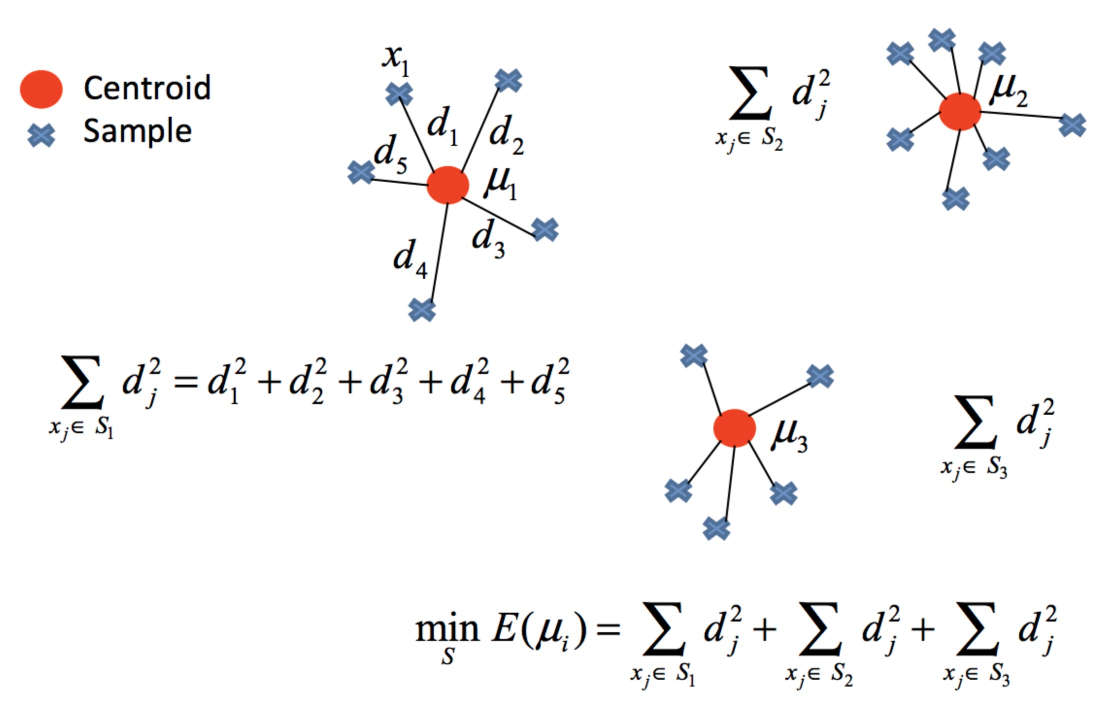
#> input picture 2o/2n sem/psiv/grups/Lab_13/Lab_13/teoria.jpg, 2210 x 1426 px (shown at 1/2 size)
$ jupyter execute --allow-errors LabGrup13_Segmentation_KMeans.ipynb
#> lines starting #> are read from the running program, lines starting #| are printed output that depends on the picture; after the words box and inside, x2 and y2 are one past the last pixel; in counts of white or black regions, pixels touching at a corner belong together
## **Lab13 - Segmentation: KMeans**
**Grup:** 9

Adriana Avilés (1676127),

Anna Garcia (1665817),

David Morillo (1666540),

Paula Franco (1674234)

Els objectius d'aquest laboratori són:

- Entendre com funciona l'algorisme de K-means.
- Treballar amb el mòdul KMeans que ens proporciona la llibreria sklearn.
- Quantització d'una imatge mitjançant K-means.
- Segmentació d'una imatge utilitzant K-means.
- Experimentar amb els paràmetres de la funció KMeans.

## Importem les llibreries necessaries.

[cell 1]
import numpy as np
import matplotlib.pyplot as plt
import scipy
import skimage
from sklearn.cluster import KMeans
import cv2
from PIL import Image
import time
import cv2 as cv

[cell 2]
def display_256(img):
    plt.imshow(img, vmin = 0, vmax = 255)

# Funcionament de l'algorisme de K-means

 K-means és un algorisme de classificació no supervisada (clusterització) que agrupa objectes en k grups basant-se en les seves característiques. El grup o clúster és determinat minimitzant la suma de les distàncies entre cada objecte i el centroid del seu grup. Normalment, s'utilitza la distància quadràtica.

L'algorisme consta de tres passos:

1. Inicialització: Un cop determinat el nombre de grups, k, es col·loquen k centroides a l'espai de les dades, per exemple, escollint-los de manera aleatòria.
2. Assignació d'objectes als centroides: Cada objecte de les dades és assignat al centroid més proper.
3. Actualització dels centroides: La posició del centroid de cada grup s'actualitza prenent com a nou centroid la posició de la mitjana dels objectes que pertanyen a aquest grup.

Aquests passos 2 i 3 es repeteixen fins que els centroides no es mouen, o es mouen per sota d'una distància umbral en cada pas.

[cell 3]
display_256(cv2.imread('teoria.jpg'))

L'algorisme K-means resol un problema d'optimització, on la funció a minimitzar és la suma de les distàncies quadràtiques de cada objecte al centroid del seu clúster.

## **Tasca 1 - Quantització d'una imatge mitjançant K-means.  (3 punts)**

En aquesta tasca, utilitzarem l'algorisme K-means per reduir el nombre de colors d'una imatge, un procés conegut com a quantització d'imatges. La quantització d'imatges és una tècnica de processament d'imatges que consisteix a reduir el nombre de colors utilitzats en una imatge, mentre es manté el seu aspecte visual general. Per tant, una de les aplicacions de K-Means és la compressió de dades.

1. Carregareu una imatge i convertiu-la a RGB utilitzant la llibreria cv2.

[cell 4]
tenda = cv2.imread('tenda.jpg')
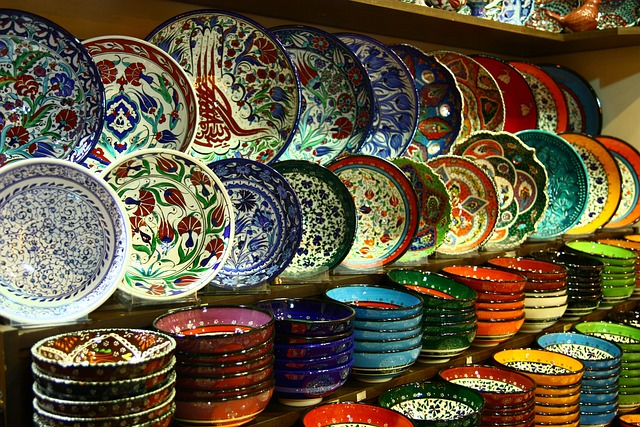
#> input picture 2o/2n sem/psiv/grups/Lab_13/Lab_13/tenda.jpg, 640 x 427 px
#> tenda is the input picture: shape (427, 640, 3); mean B, G, R 64.2, 88.1, 97.8
tenda = cv2.cvtColor(tenda, cv2.COLOR_BGR2RGB)

2. Comproveu i mostreu per pantalla les dimensions de la imatge (files, columnes i canals).

[cell 5]
print(f'Files: {tenda.shape[0]}, Columnes: {tenda.shape[1]}, Canals: {tenda.shape[2]}')
#| Files: 427, Columnes: 640, Canals: 3

3. Creeu un array amb tantes files com píxels i, per a cada fila, 3 columnes, una per a cada intensitat de color (vermell, verd i blau).

[cell 6]
X = tenda.reshape(-1, 3)
print(f'Files: {X.shape[0]}, Columnes: {X.shape[1]}')
#| Files: 273280, Columnes: 3

4. Compteu el nombre de colors de la imatge.

[cell 7]
colors = np.unique(tenda, axis=0, return_counts=True)
num_colors = colors[0].shape[0]
#> num_colors = 427
print (f'Número de colors = {num_colors}')
#| Número de colors = 427

5. Inicialitzeu i ajusteu el model de K-means. En aquesta part, agrupareu els 427 colors en k grups, que es corresponen amb els centroids obtinguts amb el K-means.

[cell 8]
k = 2
k_means = KMeans(n_clusters=k, n_init=10) # n_init és un paràmetre de KMeans i ha de ser igual a 10
model = k_means.fit(X)

6. Els centroids finals són els nous colors i cada píxel té ara una etiqueta que indica a quin grup o clúster pertany.

[cell 9]
centroids = model.cluster_centers_
#> centroids = [[183.8, 186.7, 148.9], [60.22, 45.05, 27.19]]
etiquetes = model.labels_

print(f'dimensiones centroides: {centroids.shape}')
#| dimensiones centroides: (2, 3)
print(f'dimensiones etiquetas: {etiquetes.shape}')
#| dimensiones etiquetas: (273280,)

7. Reconstruïu la imatge quantitzada utilitzant els centroides i les etiquetes dels clusters. Tingueu en compte que ha de tenir les mateixes dimensions que la imatge original.

[cell 10]
imatge_quantitzada = centroids[etiquetes]
imatge_quantitzada = imatge_quantitzada.reshape(tenda.shape[0], tenda.shape[1], -1).astype(np.uint8)
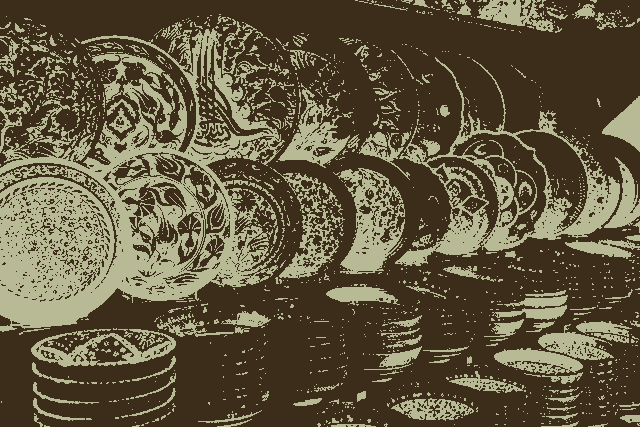
#> imatge_quantitzada: shape (427, 640, 3); mean R, G, B 97.5, 87.9, 63.9

8. Mostreu la imatge original i la imatge comprimida.

[cell 11]
plt.figure(figsize=(10, 5))
plt.subplot(1, 2, 1)
display_256(tenda)
plt.axis('off')
plt.title('Imatge original')

plt.subplot(1, 2, 2)
display_256(imatge_quantitzada)
plt.title(f'Imatge comprimida amb {k} colors')
plt.axis('off')
plt.show()
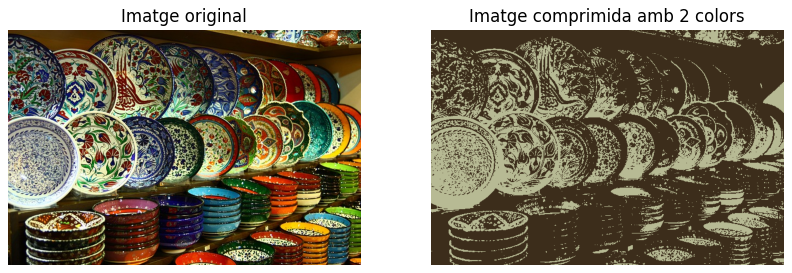
#> figure drawn by matplotlib, 2 panels

8. Calculeu el tamany de cada imatge en Bytes. Per fer-ho, podeu utilitzar la fórmula:

   $$ \text{Tamany en bytes} = \frac{{\text{Amplada de la imatge} \times \text{Alçada de la imatge} \times \text{Profunditat de bits per píxel}}}{{8}} $$

   Recordeu que les imatges RGB es representen amb 24 bits per píxel. En canvi, la imatge comprimida amb K-Means es representa amb \(x\) bits per píxel, sent \(2^x=k\).
   En aquest cas, \(2^x=4\).

[cell 12]
def tamany_bytes(w, h, k):
    return (w * h * k)/8

tamany_original = tamany_bytes(tenda.shape[0], tenda.shape[1], 3*8) # 3*8 perquè tenim 3 canals de 8 bits
#> tamany_original = 819840
tamany_kmeans = tamany_bytes(imatge_quantitzada.shape[0], imatge_quantitzada.shape[1], k) # k perquè tenim k colors
#> tamany_kmeans = 68320

print(f'Tamany de la imatge original: {tamany_original} Bytes.\nTamany de la imatge comprimida utilitzant kmeans: {tamany_kmeans} Bytes.')
#| Tamany de la imatge original: 819840.0 Bytes.
#| Tamany de la imatge comprimida utilitzant kmeans: 68320.0 Bytes.

9. Calculeu la taxa de compressió: R=|M|/|C|, sent M el tamany de la imatge original i C el tamany de la imatge comprimida mitjançant K-Means.

[cell 13]
R = tamany_original/tamany_kmeans
#> R = 12
print(f'La taxa de compressió és {R}')
#| La taxa de compressió és 12.0

assert R>=0, "La taxa de compressió ha de ser positiva!"

**El resultat de la taxa de compressió és coherent? Què signifca?**

**Resposta: És coherent ja que és un nombre positiu, i a més ens indica la seva bona eficiència, ja que és major de 1 (12). Significa que la nova imatge ocupa 1/R (1/12 = 0.0833) vegades que l'original. És a dir, que podem guardar R=12 imatges més amb aquesta compressió**

## **Tasca 2 - Experimenteu amb  els paràmetres de la funció K-means  (2 punts)**

Per aquesta tasca, generareu la funció plot_elbow_with_fit_time, la qual us permetrà determinar el nombre òptim de clústers (k) per a un conjunt de dades utilitzant el mètode del colze (Elbow Method) i considerarà tant la distorsió (inèrcia) com el temps d'ajust. Aquesta funció realitzarà les següents operacions:

1. **Càlcul de Distorsió i Temps d'Ajustament:**
   - Per a cada valor de \( k \) especificat, s'ajusta un model `KMeans` a les dades.
   - Es calcula la distorsió (inèrcia), que mesura la compactació dels clústers.
   - Es mesura el temps que triguen a ajustar-se els models (temps d'ajust).

2. **Normalització de Mètriques:**
   - La distorsió i el temps d'ajust es normalitzen per portar-los a la mateixa escala.

3. **Combinació de Mètriques:**
   - Es calcula una puntuació combinada sumant les distorsions i els temps d'ajust normalitzats.

4. **Determinació del \( k \) Òptim:**
   - El valor de \( k \) que minimitza la puntuació combinada es considera el nombre òptim de clústers.

5. **Visualització:**
   - Es crea un gràfic amb dues línies:
     - Una línia blava que mostra la distorsió per a cada valor de \( k \).
     - Una línia vermella que mostra el temps d'ajust per a cada valor de \( k \).
   - S'afegeix una línia vertical discontínua per indicar el valor òptim de \( k \).
   - La llegenda del gràfic inclou el valor òptim de \( k \) i la puntuació combinada corresponent.

A continuació mostrem la fórmula següent per calcular la distorsió:

$$
\text{Distorsió} = \sum_{i=0}^{n} \min_{\mu_j \in C}(||x_i - \mu_j||^2)
$$

On:

- n és el nombre total de mostres.
- C és el conjunt de clústers.
- $\mu_j$ és el centroide del clúster \(j\).

- $ \text{La distància euclidiana al quadrat entre el punt }x_i \text{ i el centroid del clúster } j \text{ es calcula com } ||x_i - \mu_j||^2. $

[cell 14]
# [47 lines left out: function plot_elbow_with_fit_time, not called in this run]

k_values = [2, 4, 8, 10, 15, 20]
#> (the rest of this cell did not finish here and is left out)

#> (a cell that did not finish here is left out)

5. Mostreu els resultats.

[cell 16]
plt.figure(figsize=(10, 5))
plt.subplot(1, 2, 1)
#> (the rest of this cell did not finish here and is left out)

**1. Quin és el valor òptim de k segons la funció?**

**Resposta: 4**


**2. Com afecta el número de clústers al temps d'ajust (temps de convergència) segons la gràfica?**

**Resposta: Augmenta de manera lineal i proporcional a k (pel que es pot observar al gràfic)**

## **Tasca 3 - Càlcul de la superficie d'un llac (5 punts)**

En l'exercici anterior hem vist una de les moltes aplicacions de l'algorisme K-Means. A continuació, en veurem una altra: segmentarem la imatge demogràfica d'un llac vist des del cel per calcular la seva superífice.

1. Carregueu la imatge del llac i convertiu-la en blanc i negre.

[cell 17]
llac = cv.imread('llac.jpg')
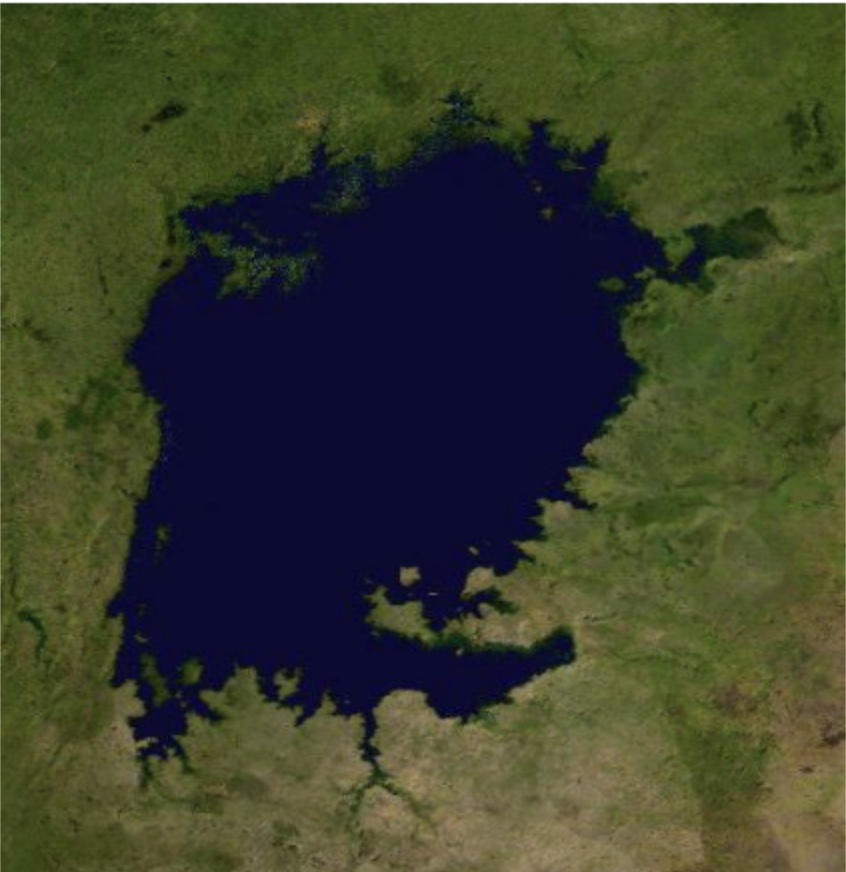
#> input picture 2o/2n sem/psiv/grups/Lab_13/Lab_13/llac.jpg, 846 x 872 px
#> llac is the input picture: shape (872, 846, 3); mean B, G, R 43.3, 63, 58

# Converteix la imatge de BGR a RGB
llac = cv.cvtColor(llac, cv.COLOR_BGR2RGB)

llac_BW = cv.cvtColor(llac, cv.COLOR_BGR2GRAY)
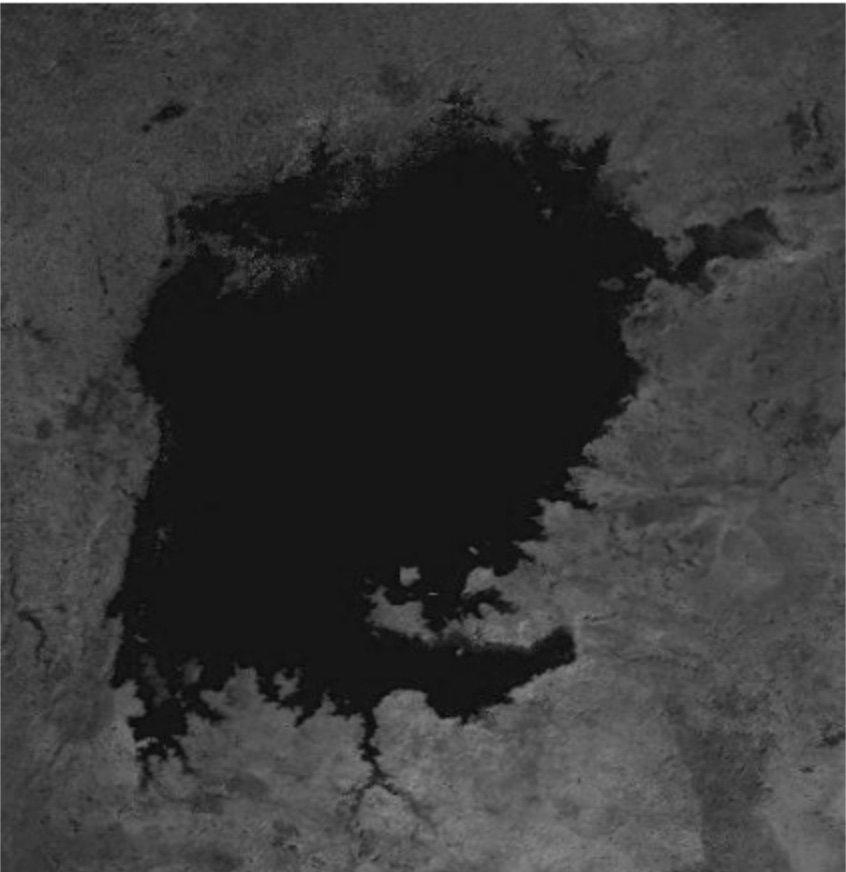
#> llac_BW: shape (872, 846); min 8, max 255, mean 56.5
llac_BW = np.asarray(llac_BW,dtype=np.float32)

# visualitzem l'imatge en blanc i negre
plt.imshow(llac_BW,cmap='gray')
plt.axis('off')
plt.show()

2. Convertiu la imatge a un array de numpy i assegureu-vos que el tipus de dades sigui float32

[cell 18]
X = np.asarray(llac_BW, dtype=np.float32)

3. Obtingueu les dimensions de la matriu X

[cell 19]
rows, columns = X.shape
#> rows = 872; columns = 846
print(f'Dimensions de X: {X.shape}')
#| Dimensions de X: (872, 846)

4. Redimensioneu la matriu X per tenir una sola dimensió.

[cell 20]
X = X.reshape(-1, 1)
print(f'Dimensions de X: {X.shape}')
#| Dimensions de X: (737712, 1)

5. Apliqueu l'algoritme KMeans amb 3 clústers (negre, gris,blanc). Per obtenir els mateixos resultats, utilitzareu el random_state = 42.

[cell 21]
k_means = KMeans(n_clusters=3, n_init=10, random_state=42)
model = k_means.fit(X)

6. Remodeleu la imatge segmentada perquè tingui les mateixes dimensions que la imatge original

[cell 22]
segmented_img = model.cluster_centers_[model.labels_]
segmented_img = segmented_img.reshape(872, 846).astype(np.uint8)

7. Normalitzeu els valors de la imatge utilitzant la normalització MinMax.

[cell 23]
segmented_img = cv2.normalize(segmented_img, None, 0, 255, cv2.NORM_MINMAX)
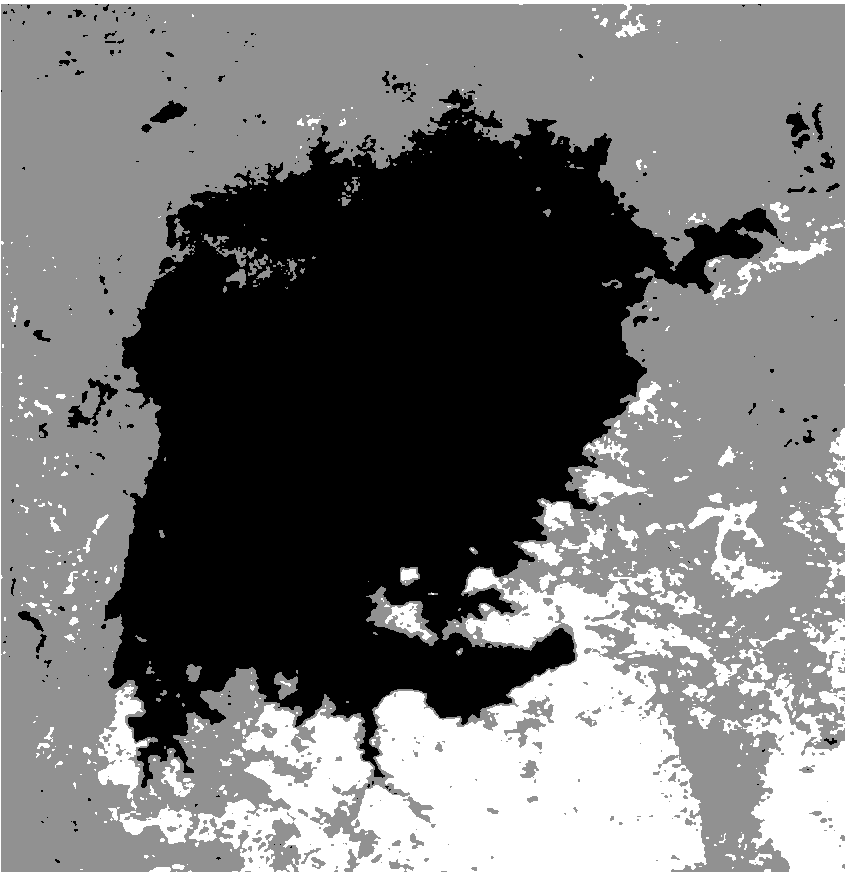
#> segmented_img: shape (872, 846); min 0, max 255, mean 113.6

8. Calculeu els colors i les seves freqüències.

[cell 24]
colors = np.unique(segmented_img, return_counts=True)
#> colors = ([0, 145, 255], [249625, 369626, 118461])
print(colors)
#| (array([  0, 145, 255], dtype=uint8), array([249625, 369626, 118461]))
freq_negres = colors[1][0] #pixels de color negre
#> freq_negres = 249625
freq_grisos = colors[1][1] #pixels de color gris
#> freq_grisos = 369626
freq_blancs = colors[1][2] #pixels de color blanc
#> freq_blancs = 118461

9. Mostreu els resultats

[cell 25]
print(freq_negres, 'píxels per a la intensitat', colors[0][0], ', és a dir, negre')
#| 249625 píxels per a la intensitat 0 , és a dir, negre
print(freq_grisos, 'píxels per a la intensitat', colors[0][1], ', és a dir, gris')
#| 369626 píxels per a la intensitat 145 , és a dir, gris
print(freq_blancs, 'píxels per a la intensitat', colors[0][2], ', és a dir, blanc')
#| 118461 píxels per a la intensitat 255 , és a dir, blanc

[cell 26]
print(f'Dimensions de l"imatge segmentada: {segmented_img.shape}')
#| Dimensions de l"imatge segmentada: (872, 846)
plt.imshow(segmented_img,cmap='gray')
plt.axis('off')  # Para ocultar los ejes
plt.show()

Com podem comprovar a la imatge, hi ha píxels de color negre que estan totalment fora de la frontera del llac. Per tant, per obtenir una aproximació de l'àrea, el que farem és cridar a la funció 'comptar_pixels_negres_en_roi'. Aquesta funció ens retornarà el nombre de píxels negres en la regió d'interès que hem determinat.

[cell 27]
def comptar_pixels_negres_en_roi(img):

    # Convertir la imatge a RGB per visualització amb matplotlib
    img_rgb = cv2.cvtColor(img, cv2.COLOR_BGR2RGB)

    # Definir les coordenades del rectangle ROI
    x, y, amplada, altura = 100, 80, 670, 690

    # Crear la figura i l'eix
    fig, ax = plt.subplots()

    # Mostrar la imatge
    ax.imshow(img_rgb)

    # Dibuixar el rectangle a la imatge
    rect = plt.Rectangle((x, y), amplada, altura, linewidth=2, edgecolor='r', facecolor='none')
    ax.add_patch(rect)

    # Mostrar la imatge amb el rectangle
    plt.title('Imatge amb ROI assenyalat')
    plt.axis('off')
    plt.show()
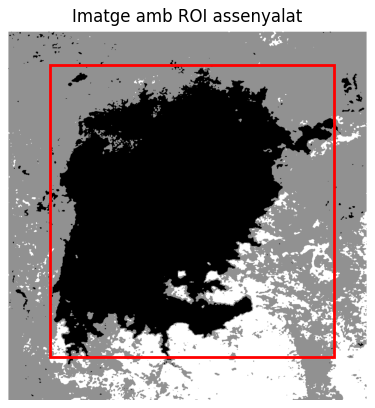
#> figure drawn by matplotlib, 1 panel

    # Obtenir la regió d'interès (ROI) de la imatge en escala de grisos
    roi = img[y:y+altura, x:x+amplada]
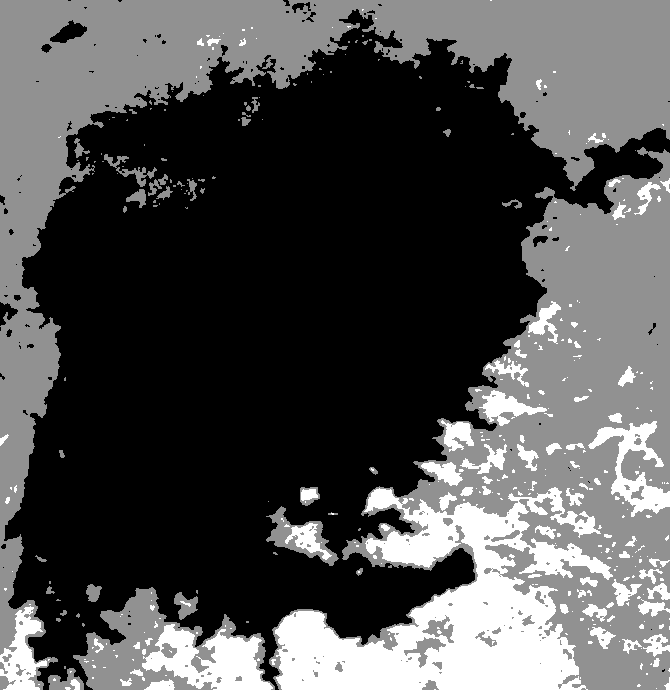
#> roi: shape (690, 670); min 0, max 255, mean 79.9

    # Aplicar umbralització per separar les regions d'interès del fons
    _, mask = cv2.threshold(roi, 127, 255, cv2.THRESH_BINARY)
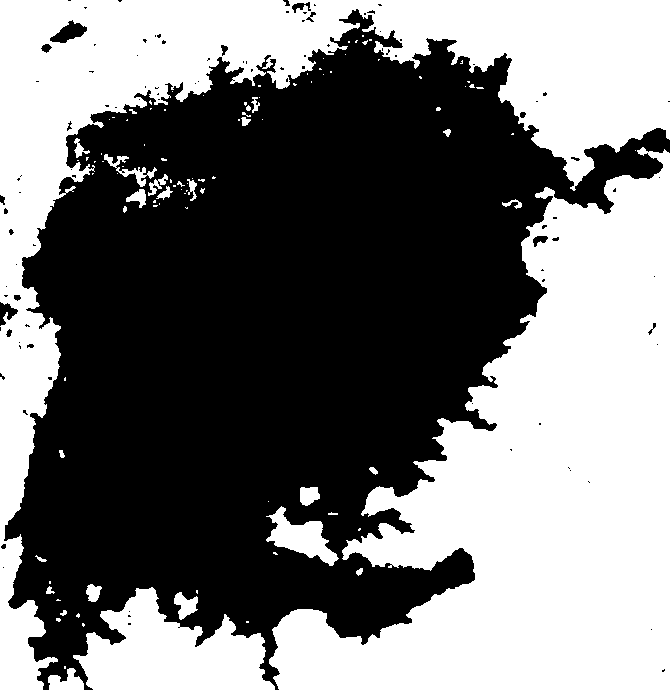
#> mask: shape (690, 670); 46.7% white; 102 white regions (74 under 20 px), largest, box (x1, y1, x2, y2) and area: (269, 147, 670, 690) 113464, (0, 0, 670, 690) 85050, (73, 587, 275, 690) 12237

    # Comptar els píxels amb valor de 0 dins de la màscara
    pixels_negres = cv2.countNonZero(cv2.bitwise_not(mask))
#> pixels_negres = 246206

    return pixels_negres

[cell 28]
freq_negres = comptar_pixels_negres_en_roi(segmented_img)
#> freq_negres = 246206

10. Calculeu l'àrea del llac. (Tingueu en compte que l'àrea total de la fotografia és de $200000 km^2$ )

[cell 29]
print('Àrea =', int(float(200000) * float(freq_negres) / float(segmented_img.shape[0]*segmented_img.shape[1])), 'km2')
#| Àrea = 66748 km2
